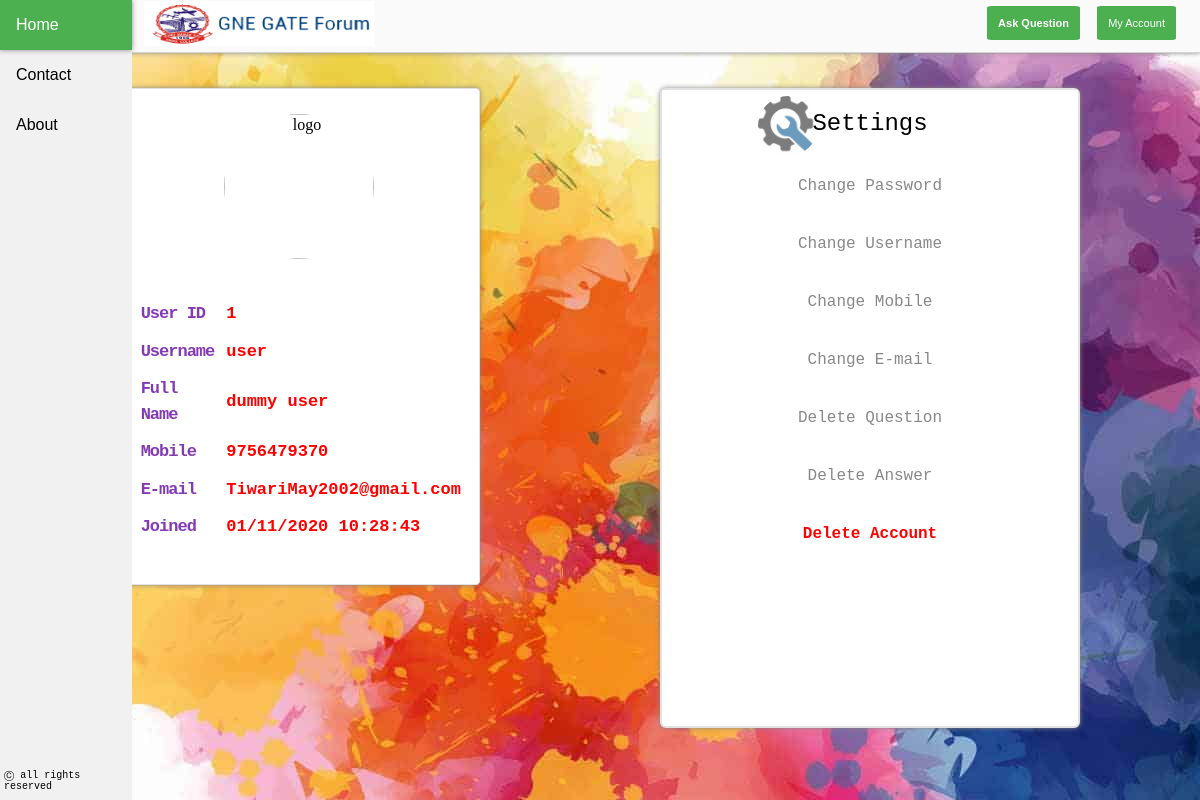
Screenshot of /dashboard.php (signed in) with the database file from the repository.
### tables this page shows
CREATE TABLE `userbase` (
  `user_id` int(50) NOT NULL,
  `username` varchar(50) NOT NULL,
  `password` varchar(50) NOT NULL,
  `name` varchar(50) NOT NULL,
  `security` varchar(50) NOT NULL,
  `phone` bigint(50) NOT NULL,
  `email` varchar(50) NOT NULL,
  `datetym` varchar(50) NOT NULL
);

### dashboard.php (the view, shortened to what this page needs)
<?php
include("header.php");
include("panel.php");
include("essentials/database.php");
?>
<!DOCTYPE html>
<html>
  <link href="forum.css" rel="stylesheet" type="text/css">
  <head>
  </head>
  <body background="img/back.jpg">
    <div id="user_info" style="position: absolute; top:11%;right:60%;">
      <center><img class="logocircle" src="img/user.png"  title="logo" width="150px" height="145px" border=""/></center><br><br>
      <?php
      $username = $_SESSION["loggedin"];
      $sql = "SELECT user_id,username,password,name,security,phone,email,datetym FROM userbase WHERE username='$username'  ";
      $result = $con->query($sql);
      if ($result->num_rows > 0)
      while($row = $result->fetch_assoc()) :?>
      <div id="info">
        <table id="table" border="0px" cellpadding="6px" cellspacing="0">
          <tr>
            <td><span id="specs">User ID</span></td>
            <td><span id="details"><?php echo $row["user_id"]; ?></span></td>
          </tr>
          <tr>
            <td><span id="specs">Username</span></td>
            <td><span id="details"><?php echo $row["username"]; ?></span></td>
          </tr>
          <tr>
            <td><span id="specs">Full Name</span></td>
            <td><span id="details"><?php echo $row["name"]; ?></span></td>
          </tr>
          <tr>
            <td><span id="specs">Mobile</span></td>
            <td><span id="details"> <?php echo $row["phone"]; ?></span></td>
          </tr>
          <tr>
            <td><span id="specs">E-mail</span></td>
            <td><span id="details"> <?php echo $row["email"]; ?></span></td>
          </tr>
          <tr>
            <td><span id="specs">Joined</span></td>
            <td><span id="details"><?php echo $row["datetym"]; ?></span></td>
          </tr>
        </table>
      </div>
      <?php endwhile; ?>
      <br><br>
    </div>
    <div class="setting" >
      <img class="logocircle" id="set" src="img/setting.png" width="60px" height="60px" border="" style="position: absolute; top:1%; left:23%;" />
      <a id="setopt" class="active"  >Settings</a>
      <a id="changeopt" href="changepassword.php">Change Password</a>
      <a id="changeopt" href="changeusername.php">Change Username</a>
      <a id="changeopt" href="changemobile.php">Change Mobile</a>
      <a id="changeopt" href="changemail.php">Change E-mail</a>
      <a id="changeopt" href="viewque.php">Delete Question</a>
      <a id="changeopt" href="viewans.php">Delete Answer</a>
      <a id="changeopt" style="color: red; font-weight: bold;" href="deletebyuser.php">Delete Account</a>
    </div>
  </body>
</html>

### forum.css (style rules this page uses)
body { padding-top: 70px; }
.logocircle { border-radius: 50%; border: 0; }

### dashboard.php (style rules this page uses)
#info { overflow: none; padding-left: 5px; }
.setting { position: absolute; top: 11%; left: 55%; width: 35%; height: 80%; border: 2px solid #e2e2e2; box-shadow: 0 0 5px #888; border-radius: 6px; box-sizing: border-box; font-family: 'Trebuchet MS', sans-serif; background-color:#fff; }
.setting a { display: block; color: #888; font-family: courier; padding: 20px; font: bold; text-align: center; text-decoration: none; }
.setting a.active { background-color: #fff; color: black; }
#user_info { background: #fff; border: 1px solid #e2e2e2; box-shadow: 0 0 5px #888; border-radius: 4px; padding-top: 25px; width: 360px; height:470px; position: absolute; bottom: initial; margin: auto; overflow-y: hidden; top: 10%; }
#set { opacity: 0.7 ; }
#changeopt { font-family: courier new; }
#setopt { font-size: 150%; }
#specs { font-size:17px; letter-spacing: -1px; font-family: courier new ; font-weight: bold; color: #833AB4; }
#details { font-size: 17px; font-family: courier new ; font-weight: bold; color: red; }
#table { padding-left:3%; text-align: left; width: 94%; overflow: letter-spacing: -1px; line-height: 1.5; }

### rows the page displays
userbase: user_id "1", username "user", name "dummy user", phone "9756479370", email "TiwariMay2002@gmail.com", datetym "01/11/2020 10:28:43"
